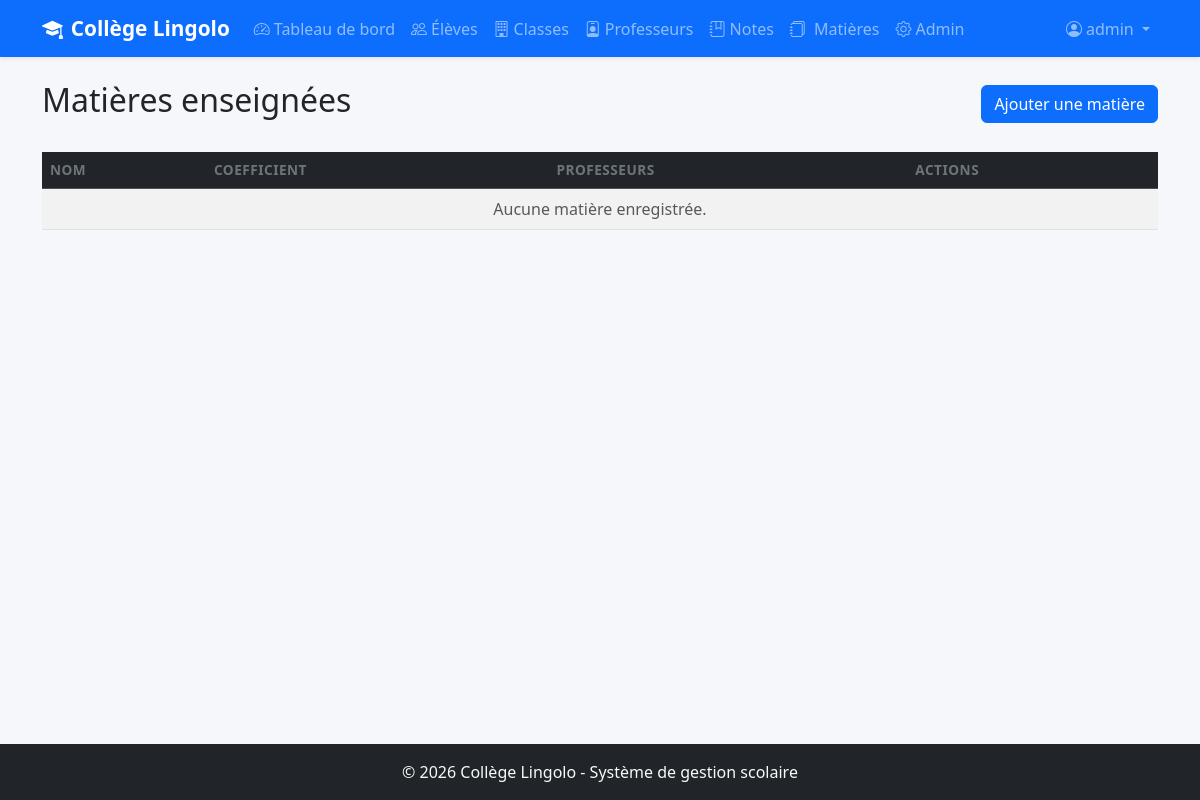
/matieres/ (signed in), run on an earlier commit of the app's database.
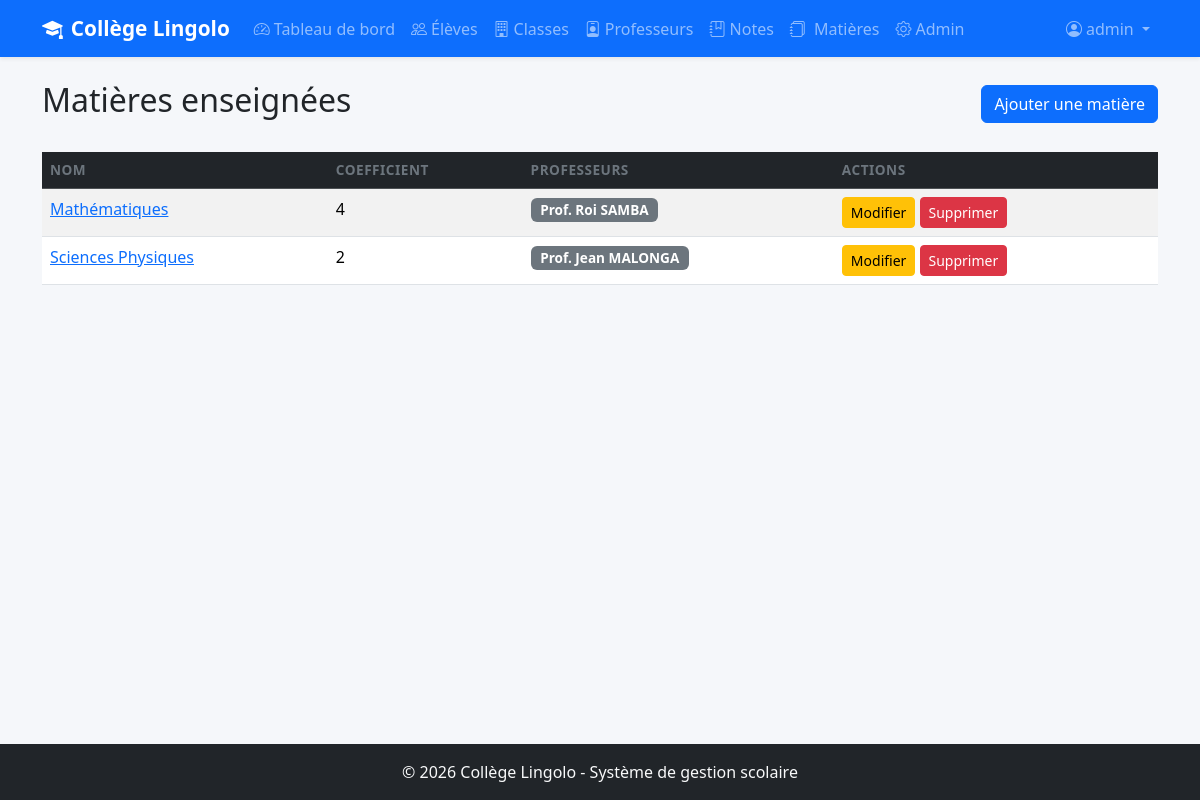
And on a later commit of the database.
### eleves/models.py (models this page shows, shortened)
class Matiere(models.Model):
    nom = models.CharField(
        max_length=100,
        unique=True,                     # Pas deux matières avec le même nom
        verbose_name="Nom de la matière"
    )
    coefficient = models.IntegerField(
        default=1,
        verbose_name="Coefficient"
    )
    professeurs = models.ManyToManyField(
        Professeur,
        blank=True,                      # Une matière peut n'avoir aucun prof assigné
        related_name='matieres',         # prof.matieres.all() pour voir ses matières
        verbose_name="Professeurs"
    )
    class Meta:
        verbose_name = "Matière"
        verbose_name_plural = "Matières"
        ordering = ['nom']

class Professeur(models.Model):
    nom = models.CharField(max_length=100, verbose_name="Nom")
    prenom = models.CharField(max_length=100, verbose_name="Prénom")
    telephone = models.CharField(
        max_length=20, blank=True, default='',
        verbose_name="Téléphone"
    )
    email = models.EmailField(
        blank=True, default='',
        verbose_name="Email"
    )
    specialite = models.CharField(
        max_length=100, blank=True, default='',
        verbose_name="Spécialité",
        help_text="Ex: Mathématiques, Français..."
    )
    class Meta:
        verbose_name = "Professeur"
        verbose_name_plural = "Professeurs"
        ordering = ['nom', 'prenom']
    def __str__(self):
        return f"Prof. {self.prenom} {self.nom}"

### eleves/views.py (the view)
# urls.py: path('matieres/', views.liste_matieres, name='liste_matieres'),
@login_required
def liste_matieres(request):
    matieres = Matiere.objects.prefetch_related('professeurs')
    return render(request, 'eleves/liste_matieres.html', {
        'matieres': matieres,
    })

### eleves/templates/eleves/liste_matieres.html (shortened to what this page needs)
{% extends 'eleves/base.html' %}
{% block content %}
<div class="d-flex justify-content-between align-items-center mb-4">
    <h2> Matières enseignées</h2>
    <a href="{% url 'ajouter_matiere' %}" class="btn btn-primary">
        Ajouter une matière
    </a>
</div>
<div class="table-responsive">
    <table class="table table-striped table-hover">
        <thead class="table-dark">
            <tr>
                <th>Nom</th>
                <th>Coefficient</th>
                <th>Professeurs</th>
                <th>Actions</th>
            </tr>
        </thead>
        <tbody>
            {% for matiere in matieres %}
            <tr>
                <td><a href="{% url 'detail_matiere' matiere.pk %}">{{ matiere.nom }}</a></td>
                <td>{{ matiere.coefficient }}</td>
                <td>
                    {% for prof in matiere.professeurs.all %}
                        <span class="badge bg-secondary">{{ prof }}</span>
                    {% empty %}
                        <em class="text-muted">Aucun professeur assigné</em>
                    {% endfor %}
                </td>
                <td>
                    <a href="{% url 'modifier_matiere' matiere.pk %}" class="btn btn-sm btn-warning"> Modifier</a>
                    <a href="{% url 'supprimer_matiere' matiere.pk %}" class="btn btn-sm btn-danger"> Supprimer</a>
                </td>
            </tr>
            {% empty %}
            <tr>
                <td colspan="4" class="text-center text-muted">
                    Aucune matière enregistrée.
                </td>
            </tr>
            {% endfor %}
        </tbody>
    </table>
</div>
{% endblock %}

What changed in the data, as far as the page shows it:
added Matiere: nom "Mathématiques", coefficient "4"
added Professeur: prenom+nom "Prof. Roi SAMBA", shown under "Mathématiques"
added Matiere: nom "Sciences Physiques", coefficient "2"
added Professeur: prenom+nom "Prof. Jean MALONGA", shown under "Sciences Physiques"
Also different on the page:
text no longer shown: "Aucune matière enregistrée."
